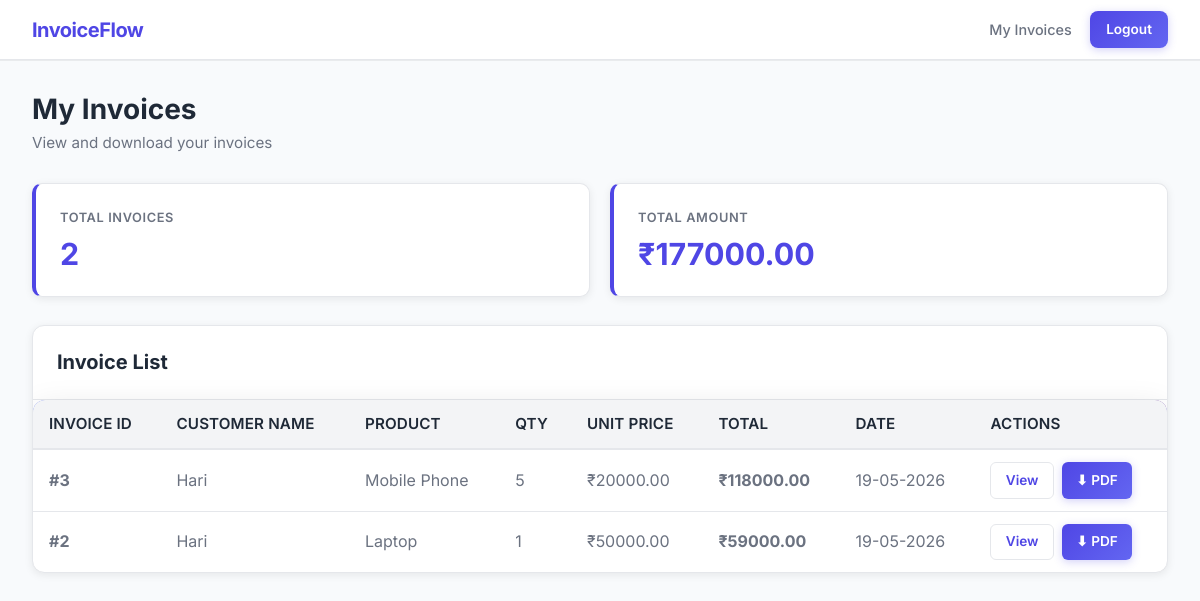
/customer_dashboard (signed in), run on the app's committed database.
### tables this page shows
CREATE TABLE invoices (
            id INTEGER PRIMARY KEY AUTOINCREMENT,
            customer_id INTEGER,
            product_id INTEGER,
            customer TEXT NOT NULL,
            product TEXT NOT NULL,
            quantity INTEGER NOT NULL,
            price REAL NOT NULL,
            total REAL NOT NULL,
            date TEXT NOT NULL,
            created_by TEXT, customer_email TEXT DEFAULT "", customer_address TEXT DEFAULT "", gst_rate REAL DEFAULT 0.18, gst_amount REAL DEFAULT 0, last_updated TEXT DEFAULT '',
            FOREIGN KEY (customer_id) REFERENCES users (id),
            FOREIGN KEY (product_id) REFERENCES products (id)
        );

### app.py (the view)
@app.route('/customer_dashboard')
@require_role('customer')
def customer_dashboard():
    conn = get_db_connection()
    customer_email = session.get('email')
    print(f"DEBUG customer_dashboard: email={customer_email!r}")
    invoices = conn.execute(
        'SELECT * FROM invoices WHERE customer_email = ? ORDER BY id DESC',
        (customer_email,)
    ).fetchall()
    totals = conn.execute(
        'SELECT COALESCE(SUM(total), 0) AS revenue FROM invoices WHERE customer_email = ?',
        (customer_email,)
    ).fetchone()
    total_revenue = totals['revenue'] if totals else 0
    print(f"DEBUG customer_dashboard: found {len(invoices)} invoice(s), total=₹{total_revenue}")
    conn.close()
    return render_template('customer/dashboard.html', invoices=invoices, total_revenue=total_revenue)

### app.py (called while the page is built, shortened)
def get_db_connection():
    connection = sqlite3.connect(DATABASE)
    connection.row_factory = sqlite3.Row
    return connection

def require_role(*roles):
    def decorator(f):
        @wraps(f)
        def decorated_function(*args, **kwargs):
            user_role = session.get('role')
            return f(*args, **kwargs)
        return decorated_function
    return decorator

### templates/customer/dashboard.html
{% extends "base.html" %}
{% block content %}
<div class="dashboard-header">
    <h1>My Invoices</h1>
    <p>View and download your invoices</p>
</div>
<div class="stats-grid">
    <div class="stat-card">
        <div class="stat-label">Total Invoices</div>
        <div class="stat-value">{{ invoices|length }}</div>
    </div>
    <div class="stat-card">
        <div class="stat-label">Total Amount</div>
        <div class="stat-value">₹{{ "%.2f"|format(total_revenue) }}</div>
    </div>
</div>
<div class="table-container">
    <div class="table-header">
        <h2>Invoice List</h2>
    </div>
    {% if invoices %}
    <table>
        <thead>
            <tr>
                <th>Invoice ID</th>
                <th>Customer Name</th>
                <th>Product</th>
                <th>Qty</th>
                <th>Unit Price</th>
                <th>Total</th>
                <th>Date</th>
                <th>Actions</th>
            </tr>
        </thead>
        <tbody>
            {% for invoice in invoices %}
            <tr>
                <td><strong>#{{ invoice['id'] }}</strong></td>
                <td>{{ invoice['customer'] }}</td>
                <td>{{ invoice['product'] }}</td>
                <td>{{ invoice['quantity'] }}</td>
                <td>₹{{ "%.2f"|format(invoice['price']) }}</td>
                <td><strong>₹{{ "%.2f"|format(invoice['total']) }}</strong></td>
                <td>{{ invoice['date'] }}</td>
                <td class="table-actions">
                    <a href="{{ url_for('view_invoice', invoice_id=invoice['id']) }}" class="button secondary mini">View</a>
                    <a href="{{ url_for('download_invoice', invoice_id=invoice['id']) }}" class="button mini">⬇ PDF</a>
                </td>
            </tr>
            {% endfor %}
        </tbody>
    </table>
    {% else %}
    <div style="padding: 2rem; text-align: center; color: var(--text-secondary);">
        <p>No invoices found for your email. Ask the employee to use
           <strong>{{ session.get('email') }}</strong> when creating your invoice.</p>
    </div>
    {% endif %}
</div>
{% endblock %}

### data on the page
invoices: id "3", customer "Hari", product "Mobile Phone", quantity "5", price "20000.00", total "118000.00", date "19-05-2026"
invoices: id "2", customer "Hari", product "Laptop", quantity "1", price "50000.00", total "59000.00", date "19-05-2026"

### other printed values
{{ invoices|length }} "2"
{{ "%.2f"|format(total_revenue) }} "177000.00"
